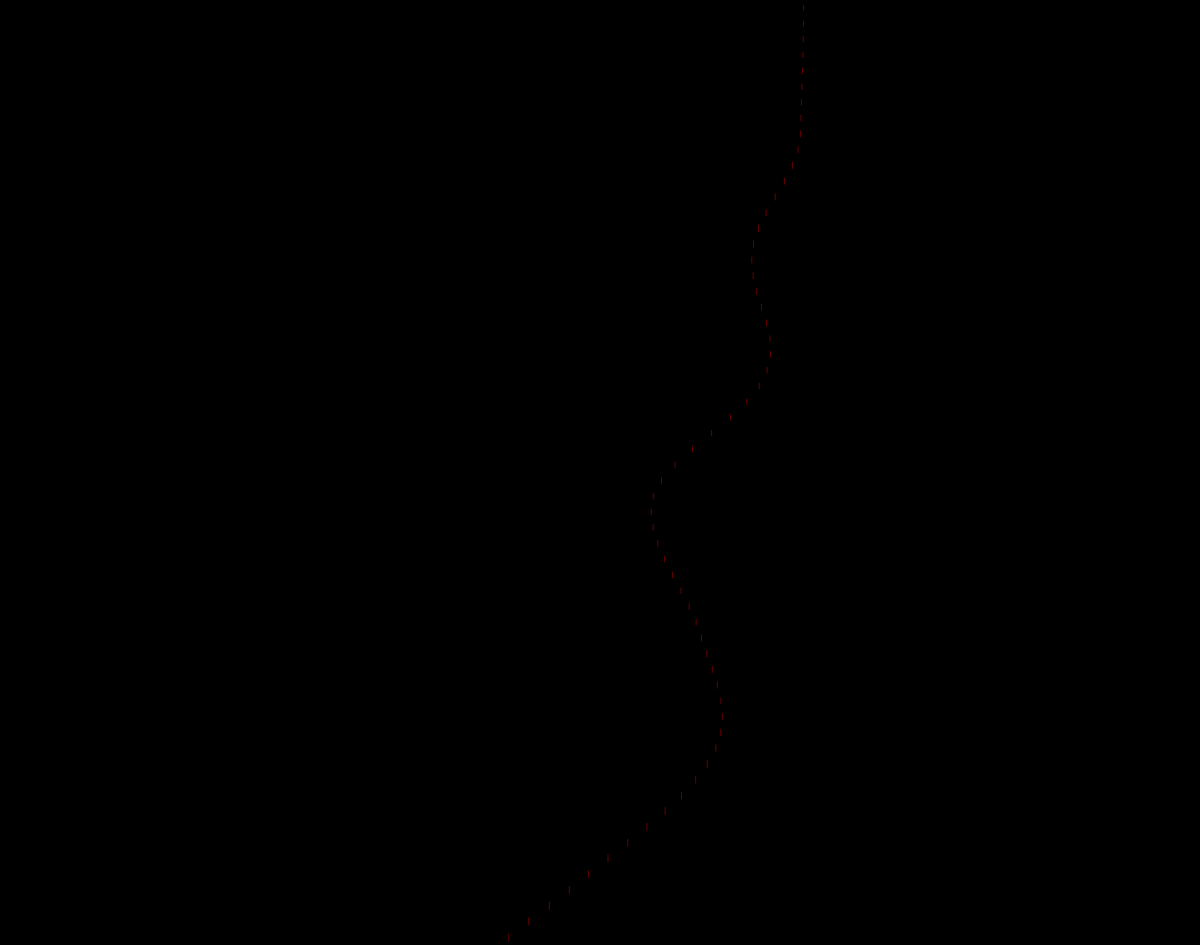
Frame 1 (no input)
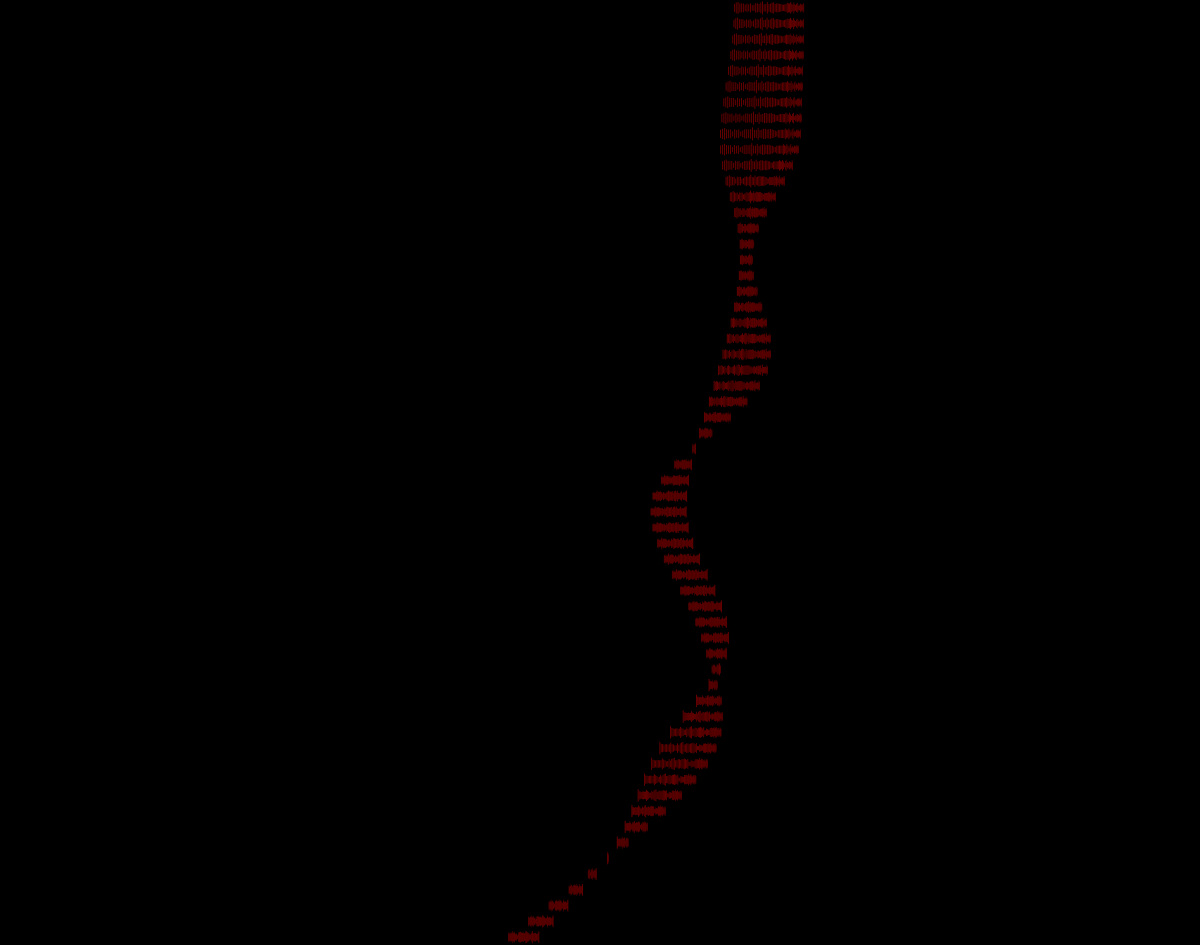
Frame 60 (no input)
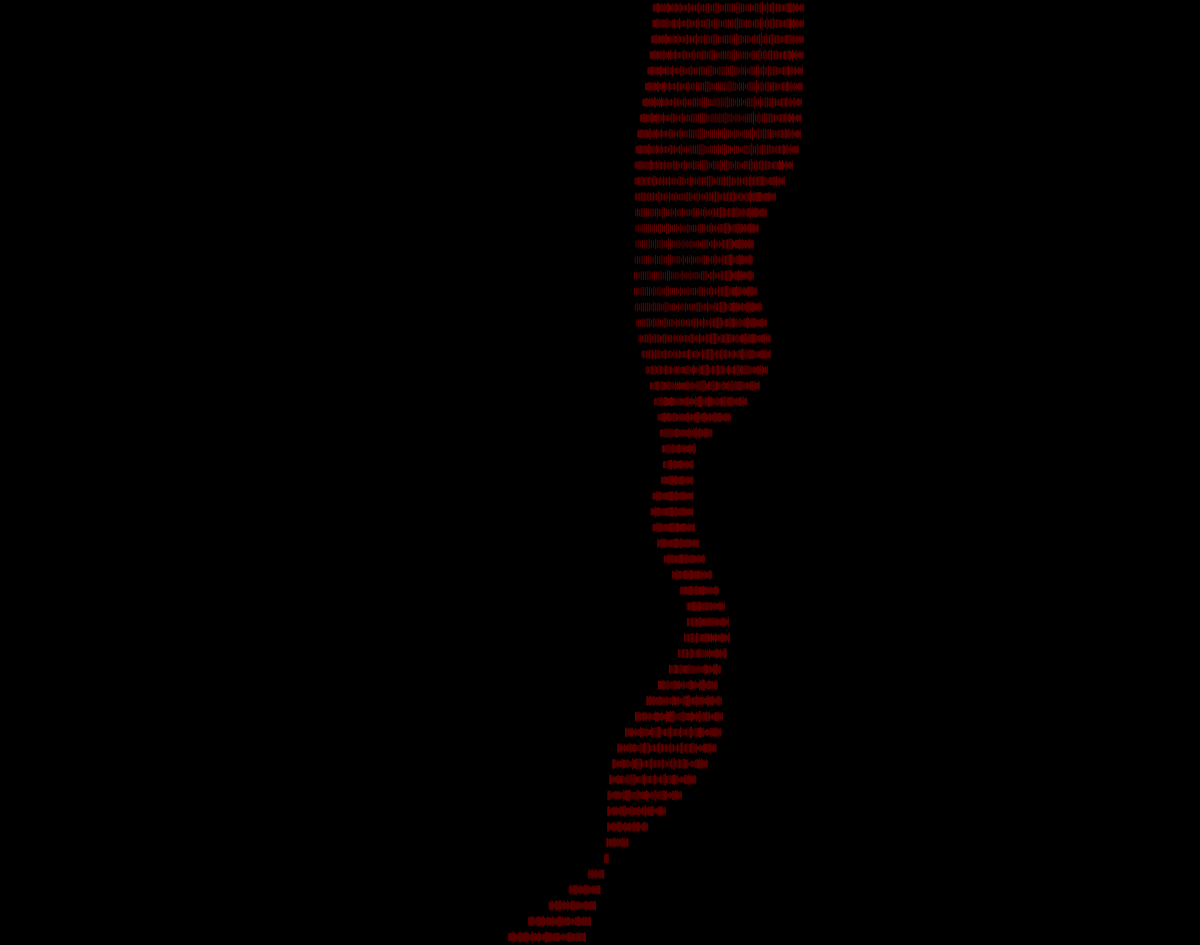
Frame 120 (the mouse pressed at the canvas centre since frame 60)

The p5.js sketch that drew these frames (run headless with seeded random() and noise() and a simulated clock; from frame 60 on, the mouse is pressed at the canvas centre):

// p5.js sketch
// ── sketch.js
// https://editor.p5js.org/p5name/sketches/p261KC1ow
// ims perlin v7 colors
// x2 changes in for loop

let my = {};

function setup() {
  createCanvas(windowWidth, windowHeight - 55);
  my.backg = 0;
  background(my.backg);
  // noStroke();
  my.x1 = 0;
  my.x2 = 0;
  my.x1step = 0.01;
  my.x2step = 0.000025; // less is tighter x spacing
  my.y1scale = 0.001;
  my.ylen = height / 60;
  my.y1 = 0;
  my.y1step = 0.01;
  my.time = 0;
  my.timeMax = 5 * 1000; // milliseconds to restart
  
  let a = 100;
  let aRed = [255, 0, 0, a];
  let aGreen = [0, 255, 0, a];
  let aGold = [255, 214, 0, a];
  my.colors =  [aRed, aGreen, aGold, my.backg];
  // my.colors =  [aRed, aGreen, aGold, my.backg, my.backg, my.backg];
  // my.colors =  [aRed, aGreen, aGold];
  my.colorIndex = 0;

  setup_fullScreenBtn();
}

function draw() {
  my.time += deltaTime;
  if (my.time > my.timeMax) {
    my.time = 0;
    background(my.backg, 10);
    my.colorIndex = (my.colorIndex+1) % my.colors.length;
  }
  my.x1 = random();
  for (let ytop = 0; ytop < height; ytop += my.ylen) {
    my.x1 += my.x1step;
    my.x2 += my.x2step;
    my.y1 += my.y1step;
    let ny = ytop * my.y1scale;
    let len = noise(my.x1, my.y1) * my.ylen;
    // let len = noise(my.x1, my.y1, my.x2) * my.ylen;
    let x = noise(my.x2, ny) * width;
    let ymid = ytop + my.ylen * 0.5;
    stroke(my.backg);
    line(x, ytop, x, ytop + my.ylen);
    let foreColor = my.colors[my.colorIndex];
    stroke(foreColor);
    let hlen = len * 0.5;
    line(x, ymid - hlen, x, ymid + hlen);
    // line(x, ymid - hlen, x, ytop + my.len);
  }
  // my.x2 += my.x2step;
}

function windowResized() {
  resizeCanvas(windowWidth, windowHeight);
}

function setup_fullScreenBtn() {
  my.fullScreenBtn = createButton('Full Screen');
  my.fullScreenBtn.mousePressed(full_screen_action);
  my.fullScreenBtn.style('font-size:42px');
}

function full_screen_action() {
  my.fullScreenBtn.remove();
  fullscreen(1);
  let delay = 3000;
  setTimeout(ui_present_window, delay);
}

function ui_present_window() {
  resizeCanvas(windowWidth, windowHeight);
  // init_dim();
}

// https://editor.p5js.org/codingtrain/sketches/nCYG2SCNq
// Perlin Noise - Adding Y Axis

// Graphing 1D Perlin Noise (Adding Y-Axis)
// The Coding Train / Daniel Shiffman
// https://thecodingtrain.com/learning/noise/0.4-graphing-1d.html
// https://youtu.be/y7sgcFhk6ZM

// Adding Y-Axis: https://editor.p5js.org/codingtrain/sketches/nCYG2SCNq
// Noise Graph: https://editor.p5js.org/codingtrain/sketches/EZeHXBhei
// Noisy Sin: https://editor.p5js.org/codingtrain/sketches/M_kuAXwV2

// This example has been updated to use es6 syntax. To learn more about es6 visit: https://thecodingtrain.com/Tutorials/16-javascript-es6

// https://editor.p5js.org/p5name/sketches/h2G8X82wt
// ims perlin v1

// https://editor.p5js.org/p5name/sketches/Ce9F9d_lu
// ims perlin v2

// https://editor.p5js.org/p5name/sketches/tBsa6f3od
// ims perlin v3

// https://editor.p5js.org/p5name/sketches/FdAetYG8Y
// ims perlin v4
// mirgate to my.

// https://editor.p5js.org/p5name/sketches/eQfSExLDa
// ims perlin v5
// wave on the y axis

// https://editor.p5js.org/p5name/sketches/LLhJrWagm
// ims perlin v6 deltaTime

// https://editor.p5js.org/p5name/sketches/ev0PtLO79
// ims perlin v6 reverse
